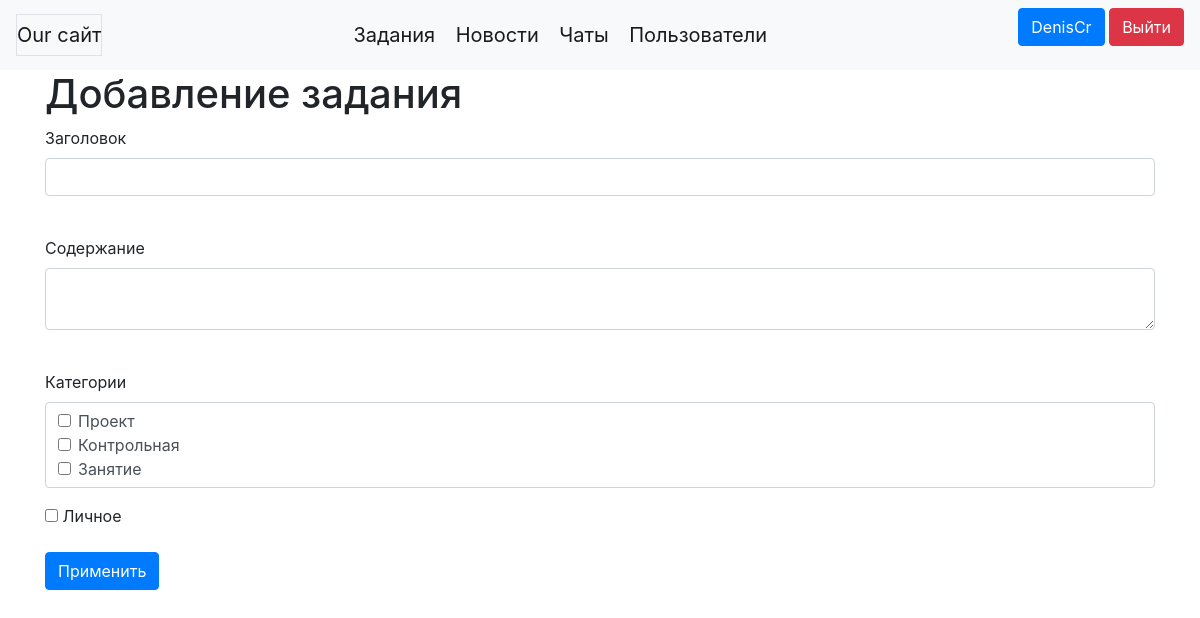
Page /tasks/add_task (signed in) on the committed database.
### data/users.py (models this page shows, shortened)
class User(SqlAlchemyBase, UserMixin, SerializerMixin):
    __tablename__ = 'users'
    id = sqlalchemy.Column(sqlalchemy.Integer,
                           primary_key=True, autoincrement=True)
    username = sqlalchemy.Column(sqlalchemy.String, nullable=True)
    icon_href = sqlalchemy.Column(sqlalchemy.String, nullable=True)
    name = sqlalchemy.Column(sqlalchemy.String, nullable=True)
    surname = sqlalchemy.Column(sqlalchemy.String, nullable=True)
    about = sqlalchemy.Column(sqlalchemy.String, nullable=True)
    email = sqlalchemy.Column(sqlalchemy.String,
                              index=True, unique=True, nullable=True)
    hashed_password = sqlalchemy.Column(sqlalchemy.String, nullable=True)
    created_date = sqlalchemy.Column(sqlalchemy.DateTime,
                                     default=datetime.datetime.now)
    news = orm.relation("News", back_populates='user')
    tasks = orm.relation("Task", back_populates='user')
    chats = orm.relation("Chat",
                          secondary="user_to_chat",
                          backref="users",
                          lazy='subquery')
    chats_where_admin = orm.relation("Chat", back_populates='admin', lazy='subquery')
    sent_messages = orm.relation("Message", back_populates='sender', lazy='subquery')

### data/categories.py (models this page shows)
class Category(SqlAlchemyBase, SerializerMixin):
    __tablename__ = 'categories'
    id = sqlalchemy.Column(sqlalchemy.Integer,
                           primary_key=True, autoincrement=True)
    name = sqlalchemy.Column(sqlalchemy.String, nullable=True)

### main.py (the view, shortened to what this page needs)
@app.route('/tasks/add_task', methods=['GET', 'POST'])
@login_required
def add_task():
    if not current_user.is_authenticated:
        return redirect("/login")
    form = TaskForm()
    db_sess = db_session.create_session()
    categories_old = db_sess.query(Category).all()
    categories = []
    for item in categories_old:
        categories.append((int(item.id), item.name))
    form.categories.choices = categories
    return render_template('edit_task.html', title='Добавление задания',
                           form=form)

### forms/task.py
class TaskForm(FlaskForm):
    title = StringField('Заголовок', validators=[DataRequired()])
    content = TextAreaField("Содержание")
    categories = MultiCheckboxField('Категории', coerce=int)
    is_private = BooleanField("Личное")
    submit = SubmitField('Применить')

### data/db_session.py (called while the page is built)
def create_session() -> Session:
    global __factory
    return __factory()

### main.py (called while the page is built)
@login_manager.user_loader
def load_user(user_id):
    db_sess = db_session.create_session()
    user = db_sess.query(User).get(user_id)
    return user

### templates/edit_task.html (shortened to what this page needs)
{% extends "base.html" %}
{% block content %}
<h1 xmlns="http://www.w3.org/1999/html">{{title}}</h1>
<form novalidate action="" method="post" class="form-horizontal">
    <div class="form-group">
        {{ form.title.label }}<br>
        {{ form.title(class="form-control") }} <br>
    </div>
    <div class="form-group">
        {{ form.content.label }}<br>
        {{ form.content(class="form-control form-inline") }} <br>
    </div>
    <fieldset class="form-group">
        {{form.categories.label}}
        <div class="form-control" style="height: auto">
            {% for choice in form.categories %}
            <div class="form-check">
                {{ choice(class="form-check-input") }}
                {{ choice.label(class="form-check-label") }}
            </div>
            {% endfor %}
        </div>
    </fieldset>
    <div class="form-group">
        <p>{{ form.is_private() }} {{ form.is_private.label }}</p>
    </div>
    <div class="form-group">
        <p>{{ form.submit(type="submit", class="btn btn-primary") }}</p>
    </div>
</form>
{% endblock %}

### templates/base.html (shortened to what this page needs)
<!doctype html>
<html lang="ru">
<head>
    <link rel="stylesheet" href="https://cdn.jsdelivr.net/npm/bootstrap@4.6.1/dist/css/bootstrap.min.css"
>
</head>
<body>
<header>
    <nav class="navbar navbar-light bg-light">
        <a class="navbar-brand border" href="/">Our сайт</a>
        <div>
            <a class="navbar-brand" href="/tasks">Задания</a>
            <a class="navbar-brand" href="/news">Новости</a>
            <a class="navbar-brand" href="/chats">Чаты</a>
            <a class="navbar-brand" href="/users">Пользователи</a>
        </div>
        <div>
            {% if current_user.is_authenticated %}
            <p>
                <a class="btn btn-primary" href="/users/{{current_user.id}}">{{ current_user.username }}</a>
                <a class="btn btn-danger" href="/logout">Выйти</a>
            </p>
            {% else %}
            <p>
                <a class="btn btn-primary " href="/register">Зарегистрироваться</a>
                <a class="btn btn-success" href="/login">Войти</a>
            </p>
            {% endif %}
        </div>
    </nav>
</header>
<main role="main" class="container">
    {% block content %}{% endblock %}
</main>
</body>
</html>

### rows in the picture
User: username "DenisCr"
Category: label "Проект"
Category: label "Контрольная"
Category: label "Занятие"

### other values in the picture
{{ title }} "Добавление задания"
